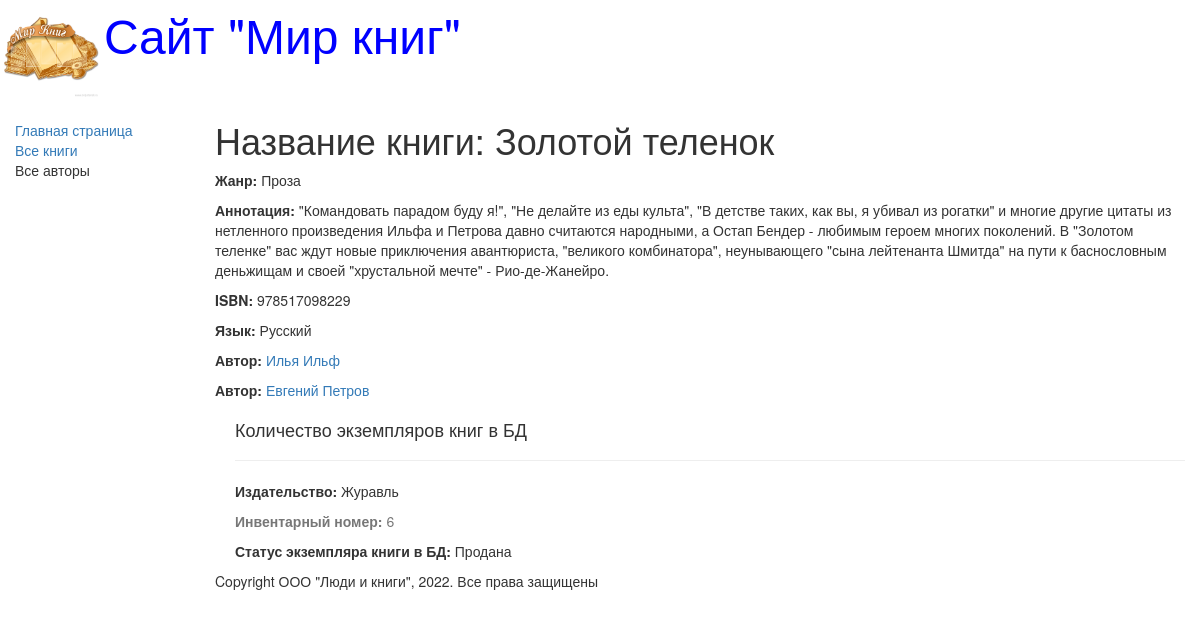
Screenshot of /books/1 with the database file from the repository.
### catalog/models.py (models this page shows, shortened)
class Book(models.Model):
    title = models.CharField(max_length=200,
                             help_text='Введите название книги',
                             verbose_name='Название книги')
    genre = models.ForeignKey("Genre", on_delete=models.CASCADE,
                              help_text='Выберите жанр для книги',
                              verbose_name='Жанр книги', null=True)
    language = models.ForeignKey("Language",
                                 on_delete=models.CASCADE,
                                 help_text='Выберите язык книги',
                                 verbose_name='Язык книги', null=True)
    author = models.ManyToManyField("Author",
                                    help_text='Выберите автора книги',
                                    verbose_name='Автор книги')
    summary = models.TextField(max_length=1000,
                               help_text='Введите краткое описание книги',
                               verbose_name='Аннотация книги')
    isbn = models.CharField(max_length=13,
                            help_text='Должно содержать 13 символов',
                            verbose_name='ISBN книги')
    def display_author(self):
        return ', '.join([author.last_name for author in self.author.all()])
    display_author.short_description = 'Авторы'

class Genre(models.Model):
    name = models.CharField(max_length=200,
                            help_text=" Введите жанр книги",
                            verbose_name='Жанр книги'
                            )
    def __str__(self):
        return self.name

class Language(models.Model):
    name = models.CharField(max_length=20,
                            help_text=" Введите язык книги",
                            verbose_name='Язык книги'
                            )
    def __str__(self):
        return self.name

class Author(models.Model):
    first_name = models.CharField(max_length=100,
                                  help_text=" Введите имя автора",
                                  verbose_name='Имя автора')
    last_name = models.CharField(max_length=100,
                                 help_text=" Введите фамилию автора",
                                 verbose_name='Фамилия автора')
    date_of_birth = models.DateField(help_text='Введите дату рождения',
                                     verbose_name="Дата рождения",
                                     null=True, blank=True)
    date_of_death = models.DateField(help_text='Введите дату смерти',
                                     verbose_name="Дата смерти",
                                     null=True, blank=True)

class BookInstance(models.Model):
    book = models.ForeignKey("Book", on_delete=models.CASCADE, null=True)
    inv_nom = models.CharField(max_length=20, null=True,
                               help_text="Введите инвентарный номер экземпляра",
                               verbose_name='Инвентарный номер')
    imprint = models.CharField(max_length=200,
                               help_text='Введите издательство и год выпуска',
                               verbose_name='Издательство')
    status = models.ForeignKey('Status', on_delete=models.CASCADE,
                               null=True,
                               help_text="Изменить состояние экземпляра",
                               verbose_name="Статус экземпляра книга")
    due_back = models.DateField(null=True, blank=True,
                                help_text="Введите конец срока статуса",
                                verbose_name="Дата окончания статуса")

class Status(models.Model):
    name = models.CharField(
        max_length=20,
        help_text='Введите статус экземпляра книги',
        verbose_name='Статус экземпляра книги'
    )
    def __str__(self):
        return self.name

### catalog/views.py (the view)
# urls.py: re_path(r'^books/(?P<pk>\d+)$', views.BookDetailView.as_view(),
class BookDetailView(generic.DetailView):
    model = Book
    paginate_by = 3

### catalog/templates/catalog/book_detail.html (shortened to what this page needs)
{% extends "base_generic.html" %}
{% block content %}
  <h1>Название книги: {{ book.title }}</h1>
  <p><strong>Жанр:</strong> {{ book.genre }}</p>
  <p><strong>Аннотация:</strong> {{ book.summary }}</p>
  <p><strong>ISBN:</strong> {{ book.isbn }}</p>
  <p><strong>Язык:</strong> {{ book.language }}</p>
     {% for author in book.author.all %}
        <p><strong>Автор:</strong>
           <a href="">{{ author.first_name }}
                      {{author.last_name}}</a></p>
     {% endfor %}
<div style="margin-left:20px;margin-top:20px">
    <h4>Количество экземпляров книг в БД</h4>
    {% for copy in book.bookinstance_set.all %}
       <hr>
       <p><strong>Издательство:</strong> {{copy.imprint}}</p>
       <p class="text-muted"><strong>Инвентарный номер:</strong> {{copy.id}}</p>
       <p><strong>Статус экземпляра книги в БД:</strong> {{copy.status}}</p>
    {% endfor %}
  </div>
{% endblock %}   .

### catalog/templates/base_generic.html (shortened to what this page needs)
<!DOCTYPE html>
<html lang="en">
<head>
    <link rel="stylesheet" href="https://maxcdn.bootstrapcdn.com/bootstrap/3.3.7/css/bootstrap.min.css">
    {% load static %}
    <link rel="stylesheet" href="{% static 'css/styles.css' %}">
    {% block head %}
        <img src="{% static 'images/logotip.jpg' %}" style="width: 100px; height: 100px;" align="absmiddle">
        <font size=7, color="blue">Сайт "Мир книг"</font>
    {% endblock %}
</head>
<body>
    <div class="container-fluid">
        <div class="row">
            <div class="col-sm-2">
                {% block sidebar %}
                <ul class="sidebar-nav">
                    <li><a href="{% url 'home' %}">Главная страница</a></li>
                    <li><a href="{% url 'books' %}">Все книги</a></li>
                    <li><a href=""></a>Все авторы</li>
                </ul>
                {% endblock %}
            </div>
            <div class="col-sm-10 ">
                {% block content %} {% endblock %}
                {% block footer %}
                    {% block copyright %}
                <p>Copyright ООО "Люди и книги", 2022. Все права защищены</p>
                    {% endblock %}
                {% endblock %}
            </div>
        </div>
    </div>
</body>
</html>

### catalog/static/css/styles.css (style rules this page uses)
.sidebar-nav { margin-top: 20px; padding: 0; list-style: none; }

### rows the page displays
Book: title "Золотой теленок", genre "Проза", summary "\"Командовать парадом буду я!\", \"Не делайте из еды культа\", \"В детстве таких, как вы, я убивал из рогатки\" и многие другие цитаты из нетленного произведения Ильфа и Петрова давно считаются народными, а Остап Бендер - любимым героем многих поколений. В \"Золотом теленке\" вас ждут новые приключения авантюриста, \"великого комбинатора\", неунывающего \"сына лейтенанта Шмитда\" на пути к баснословным деньжищам и своей \"хрустальной мечте\" - Рио-де-Жанейро.", isbn "978517098229", language "Русский"
Author: first_name "Илья", last_name "Ильф"
Author: first_name "Евгений", last_name "Петров"
BookInstance: imprint "Журавль", id "6", status "Продана"
